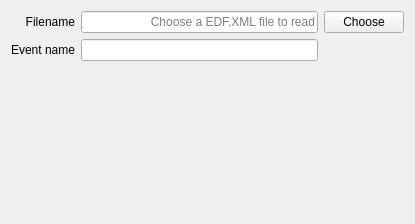
<?xml version="1.0" encoding="UTF-8"?>
<ui version="4.0">
 <class>EdfXmlReaderSettingsView</class>
 <widget class="QWidget" name="EdfXmlReaderSettingsView">
  <property name="geometry">
   <rect>
    <x>0</x>
    <y>0</y>
    <width>415</width>
    <height>224</height>
   </rect>
  </property>
  <property name="windowTitle">
   <string>Form</string>
  </property>
  <layout class="QVBoxLayout" name="verticalLayout">
   <item>
    <layout class="QGridLayout" name="gridLayout">
     <item row="0" column="1">
      <widget class="QLineEditLive" name="filename_lineedit">
       <property name="text">
        <string/>
       </property>
       <property name="alignment">
        <set>Qt::AlignRight|Qt::AlignTrailing|Qt::AlignVCenter</set>
       </property>
       <property name="placeholderText">
        <string>Choose a EDF.XML file to read</string>
       </property>
      </widget>
     </item>
     <item row="0" column="0">
      <widget class="QLabel" name="filename_label">
       <property name="layoutDirection">
        <enum>Qt::LeftToRight</enum>
       </property>
       <property name="text">
        <string>Filename</string>
       </property>
       <property name="alignment">
        <set>Qt::AlignRight|Qt::AlignTrailing|Qt::AlignVCenter</set>
       </property>
      </widget>
     </item>
     <item row="0" column="2">
      <widget class="QPushButton" name="choose_pushbutton">
       <property name="text">
        <string>Choose</string>
       </property>
      </widget>
     </item>
     <item row="1" column="0">
      <widget class="QLabel" name="event_label">
       <property name="text">
        <string>Event name</string>
       </property>
      </widget>
     </item>
     <item row="1" column="1">
      <widget class="QLineEditLive" name="event_name_lineEdit">
       <property name="toolTip">
        <string>Event name is optional. Event name can be a list of labels.</string>
       </property>
      </widget>
     </item>
    </layout>
   </item>
   <item>
    <spacer name="verticalSpacer">
     <property name="orientation">
      <enum>Qt::Vertical</enum>
     </property>
     <property name="sizeHint" stdset="0">
      <size>
       <width>20</width>
       <height>40</height>
      </size>
     </property>
    </spacer>
   </item>
  </layout>
 </widget>
 <customwidgets>
  <customwidget>
   <class>QLineEditLive</class>
   <extends>QLineEdit</extends>
   <header>widgets.QLineEditLive</header>
  </customwidget>
 </customwidgets>
 <resources/>
 <connections>
  <connection>
   <sender>choose_pushbutton</sender>
   <signal>clicked()</signal>
   <receiver>EdfXmlReaderSettingsView</receiver>
   <slot>on_choose()</slot>
   <hints>
    <hint type="sourcelabel">
     <x>364</x>
     <y>21</y>
    </hint>
    <hint type="destinationlabel">
     <x>207</x>
     <y>111</y>
    </hint>
   </hints>
  </connection>
 </connections>
 <slots>
  <slot>on_choose()</slot>
  <slot>on_input_format_changed()</slot>
 </slots>
</ui>
